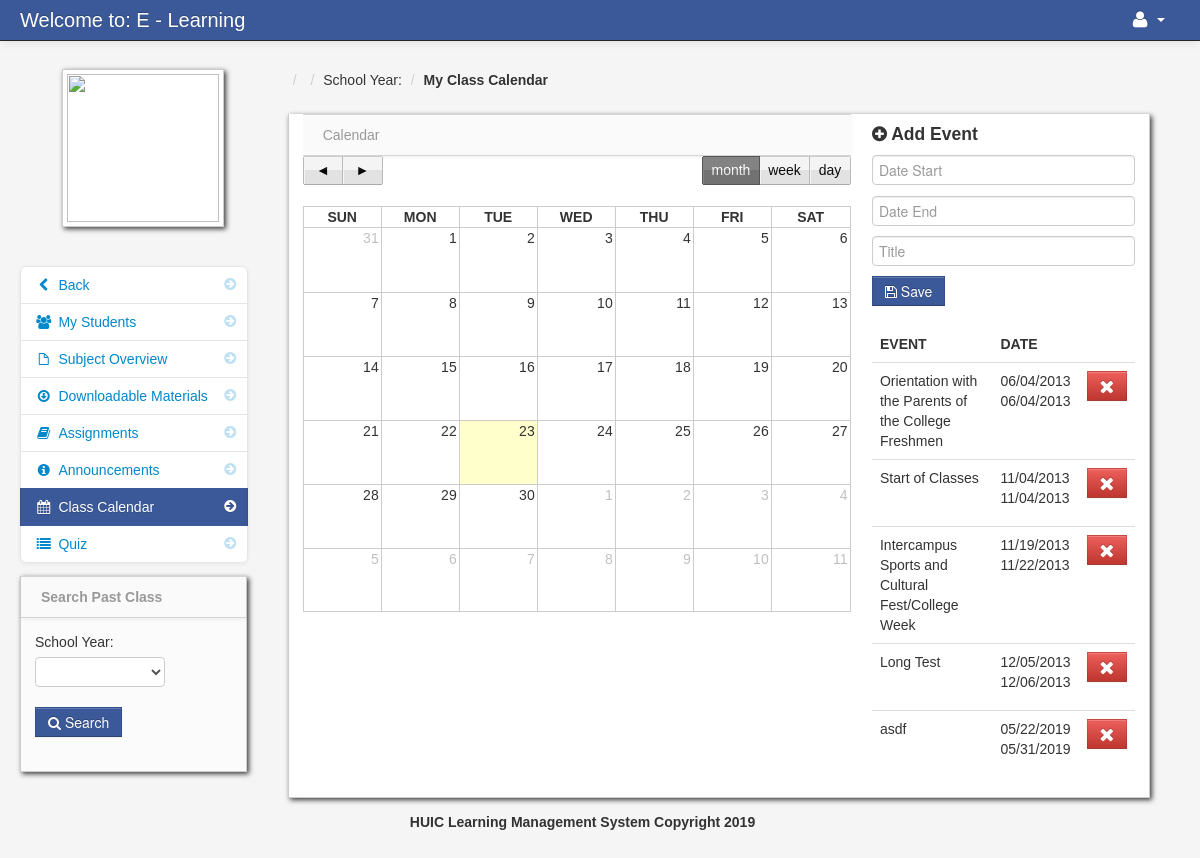
The app's page /class_calendar.php (signed in) with its own data.
### tables this page shows
CREATE TABLE `event` (
  `event_id` int(11) NOT NULL,
  `event_title` varchar(100) NOT NULL,
  `teacher_class_id` int(11) NOT NULL,
  `date_start` varchar(100) NOT NULL,
  `date_end` varchar(100) NOT NULL
);

### add_class_event.php (the view, shortened to what this page needs)
 <form id="signin_student" class="form-signin" method="post">
	<h4 class="form-signin-heading"><i class="icon-plus-sign"></i> Add Event</h4>
	    <input type="text" class="input-block-level datepicker" name="date_start" id="date01" placeholder="Date Start" required/>
	    <input type="text" class="input-block-level datepicker" name="date_end" id="date01" placeholder="Date End" required/>
		<input type="text" class="input-block-level" id="username" name="title" placeholder="Title" required/>
	<button id="signin" name="add" class="btn btn-info" type="submit"><i class="icon-save"></i> Save</button>
</form>
		<table cellpadding="0" cellspacing="0" border="0" class="table" id="">
										<thead>
										        <tr>
												<th>Event</th>
												<th>Date</th>
												<th></th>
												</tr>
										</thead>
										<tbody>
									<?php $event_query = mysql_query("select * from event where teacher_class_id = '$get_id' ")or die(mysql_error());
										while($event_row = mysql_fetch_array($event_query)){
										$id  = $event_row['event_id'];
									?>
										<tr id="del<?php echo $id; ?>">
										 <td><?php echo $event_row['event_title']; ?></td>
                                         <td><?php  echo $event_row['date_start']; ?>
											<br>
											 <?php  echo $event_row['date_end']; ?>
										 </td>
                                         <td width="40">
										 <form method="post" action="delete_class_event.php">
										 <button class="btn btn-danger" name="delete_event"><i class="icon-remove icon-large"></i></button>
										 </form>
										 </td>
                                </tr>
						 <?php } ?>
										</tbody>
									</table>

### admin/assets/styles.css (style rules this page uses)
body { padding-top: 60px; padding-bottom: 40px; background-color: #f5f5f5; }

### records on screen
event: event_title "Orientation with the Parents of the College Freshmen", date_start "06/04/2013", date_end "06/04/2013"
event: event_title "Start of Classes", date_start "11/04/2013", date_end "11/04/2013"
event: event_title "Intercampus Sports and Cultural Fest/College Week", date_start "11/19/2013", date_end "11/22/2013"
event: event_title "Long Test", date_start "12/05/2013", date_end "12/06/2013"
event: event_title "asdf", date_start "05/22/2019", date_end "05/31/2019"
